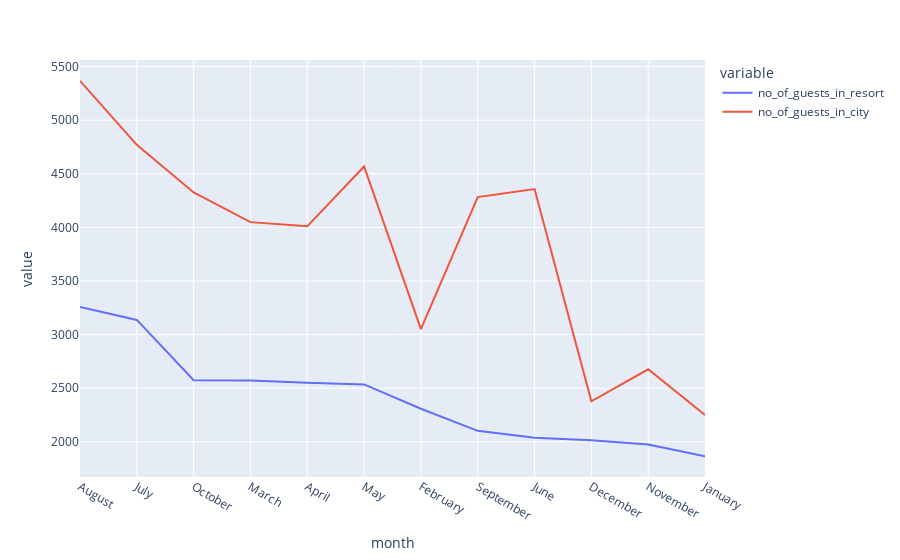

Source (notebook cell):
### Code cell
px.line(data_frame=final_rush, x='month', y=['no_of_guests_in_resort', 'no_of_guests_in_city'])
# We can order the data so that it logically makes sense

### Figure 1 — Plotly figure (JSON) as saved in the notebook; plotly's stock layout.template omitted (floating-point values rounded to 4 significant figures)
{"data": [{"hovertemplate": "variable=no_of_guests_in_resort<br>month=%{x}<br>value=%{y}<extra></extra>", "legendgroup": "no_of_guests_in_resort", "line": {"color": "#636efa", "dash": "solid"}, "marker": {"symbol": "circle"}, "mode": "lines", "name": "no_of_guests_in_resort", "orientation": "v", "showlegend": true, "type": "scatter", "x": ["August", "July", "October", "March", "April", "May", "February", "September", "June", "December", "November", "January"], "xaxis": "x", "y": [3257, 3137, 2575, 2571, 2550, 2535, 2308, 2102, 2037, 2014, 1975, 1866], "yaxis": "y"}, {"hovertemplate": "variable=no_of_guests_in_city<br>month=%{x}<br>value=%{y}<extra></extra>", "legendgroup": "no_of_guests_in_city", "line": {"color": "#EF553B", "dash": "solid"}, "marker": {"symbol": "circle"}, "mode": "lines", "name": "no_of_guests_in_city", "orientation": "v", "showlegend": true, "type": "scatter", "x": ["August", "July", "October", "March", "April", "May", "February", "September", "June", "December", "November", "January"], "xaxis": "x", "y": [5367, 4770, 4326, 4049, 4010, 4568, 3051, 4283, 4358, 2377, 2676, 2249], "yaxis": "y"}], "layout": {"legend": {"title": {"text": "variable"}, "tracegroupgap": 0}, "margin": {"t": 60}, "xaxis": {"anchor": "y", "domain": [0, 1], "title": {"text": "month"}}, "yaxis": {"anchor": "x", "domain": [0, 1], "title": {"text": "value"}}}}
